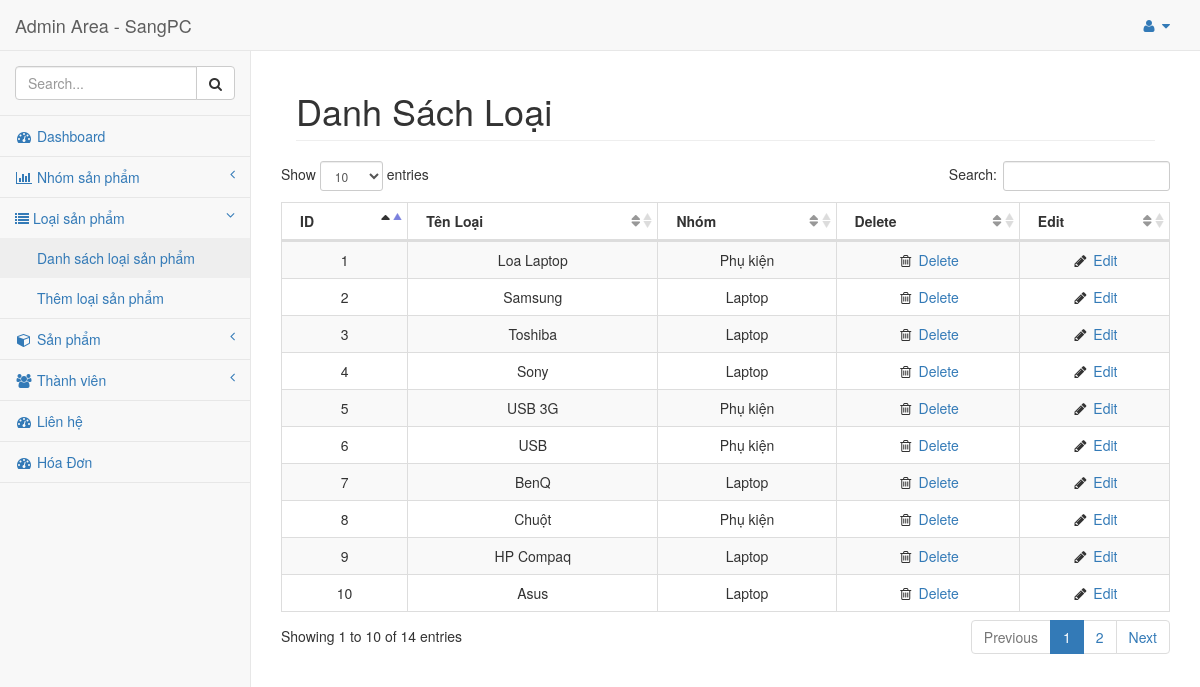
/admin/quanly/index.php?p=loai_list, run on the app's committed database.
### tables this page shows
CREATE TABLE `loaisanpham` (
  `id_loai` int(10) NOT NULL,
  `id_nhom` int(11) NOT NULL,
  `tenloaisp` text NOT NULL,
  `ghichu` varchar(255) NOT NULL
);

CREATE TABLE `nhomsanpham` (
  `id_nhom` int(10) NOT NULL,
  `tennhom` varchar(255) NOT NULL
);

### admin/quanly/lib/func.php (called while the page is built, shortened)
<?php
function editNhom($id_nhom){
	global $conn;
	$qr = "SELECT * FROM nhomsanpham WHERE id_nhom = '$id_nhom' ";
	$row = mysqli_query($conn, $qr);
	return mysqli_fetch_assoc($row);
}
function loaisp(){
	global $conn;
	$qr = "SELECT * FROM loaisanpham";
	return mysqli_query($conn, $qr);
}
?>

### admin/quanly/pages/loai_list.php (the view)
<div id="page-wrapper">
            <div class="container-fluid">
                <div class="row">
                    <div class="col-lg-12">
                        <h1 class="page-header">Danh Sách Loại
                        </h1>
                    </div>
                    <table class="table table-striped table-bordered table-hover" id="dataTables-example">
                        <thead>
                            <tr align="center">
                                <th>ID</th>
                                <th>Tên Loại</th>
                                <th>Nhóm</th>
                                <th>Delete</th>
                                <th>Edit</th>
                            </tr>
                        </thead>
                        <tbody>
<?php
$stt = 0;
$loaisp = loaisp();
while($row = mysqli_fetch_assoc($loaisp)){
    $stt++;
    $id_nhom = $row['id_nhom'];
?>
    <tr class="odd gradeX" align="center">
        <td><?php echo $stt ?></td>
        <td><?php echo $row['tenloaisp'] ?></td>
<?php
$nhomsp = editNhom($id_nhom);
?>
        <td><?php echo $nhomsp['tennhom'] ?></td>
        <td class="center"><i class="fa fa-trash-o  fa-fw"></i><a href="index.php?p=loai_del&id_loai=<?php echo $row['id_loai'] ?>"> Delete</a></td>
        <td class="center"><i class="fa fa-pencil fa-fw"></i> <a href="index.php?p=loai_edit&id_loai=<?php echo $row['id_loai'] ?>">Edit</a></td>
    </tr>
<?php } ?>
                        </tbody>
                    </table>
                </div>
            </div>
        </div>

### data on the page
loaisanpham: tenloaisp "Loa Laptop", id_nhom.tennhom "Phụ kiện"
loaisanpham: tenloaisp "Samsung", id_nhom.tennhom "Laptop"
loaisanpham: tenloaisp "Toshiba", id_nhom.tennhom "Laptop"
loaisanpham: tenloaisp "Sony", id_nhom.tennhom "Laptop"
loaisanpham: tenloaisp "USB 3G", id_nhom.tennhom "Phụ kiện"
loaisanpham: tenloaisp "USB", id_nhom.tennhom "Phụ kiện"
loaisanpham: tenloaisp "BenQ", id_nhom.tennhom "Laptop"
loaisanpham: tenloaisp "Chuột", id_nhom.tennhom "Phụ kiện"
loaisanpham: tenloaisp "HP Compaq", id_nhom.tennhom "Laptop"
loaisanpham: tenloaisp "Asus", id_nhom.tennhom "Laptop"
